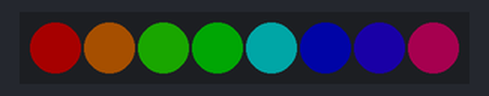
A sketch run on a simulated Arduino Uno, built with avr-gcc and run on an emulated ATmega328P. Parts: 8 RGB LEDs in strip order, left to right. Dim RGB values are drawn brighter than linear.

Above: at 0.23 s.
At 4.67 s:
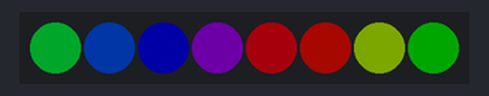
At 9.78 s:
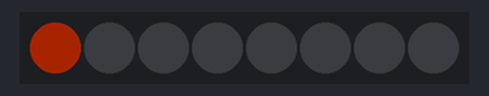
At 16.19 s:
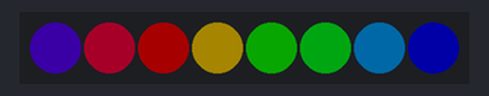
At 19.39 s:
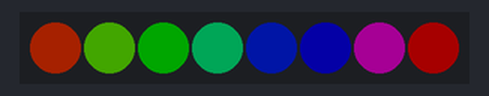
At 38.59 s:
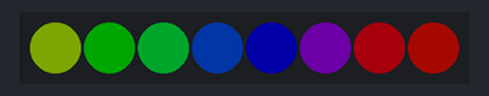
Timing chart, 0 to 40.0 s (numbered marks = the images above):
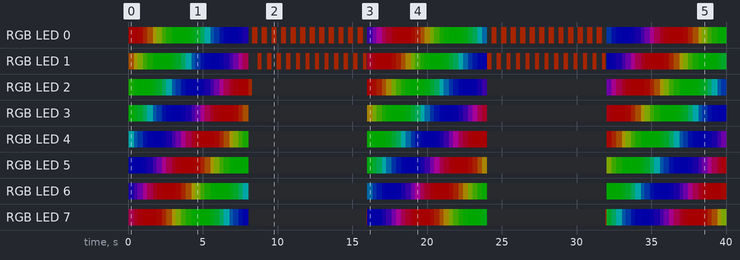

The sketch:

l17_strip.ino
```cpp
// Шаг 2 (итог). Добавляется «бегущий огонь» и переключение эффектов каждые 8 с.
#include <Adafruit_NeoPixel.h>

const int DATA_PIN = 16;                  // через резистор 330 Ом
const int NUM_PIXELS = 8;
const uint8_t BRIGHTNESS = 40;            // 0..255; ограничивает ток всей ленты

Adafruit_NeoPixel strip(NUM_PIXELS, DATA_PIN, NEO_GRB + NEO_KHZ800);

uint32_t lastStep = 0;
uint32_t lastSwitch = 0;
uint16_t hueOffset = 0;                   // сдвиг радуги, 0..65535
int head = 0;                             // положение «бегущего огня»
bool rainbowMode = true;

void rainbowStep() {
  for (int i = 0; i < NUM_PIXELS; i++) {
    uint16_t hue = hueOffset + i * 65536UL / NUM_PIXELS;
    strip.setPixelColor(i, strip.gamma32(strip.ColorHSV(hue)));
  }
  hueOffset += 256;
}

void chaseStep() {
  strip.clear();
  strip.setPixelColor(head, strip.Color(255, 60, 0));  // оранжевая «искра»
  head = (head + 1) % NUM_PIXELS;
}

void setup() {
  strip.begin();
  strip.setBrightness(BRIGHTNESS);
  strip.show();                           // сразу погасить все пиксели
}

void loop() {
  uint32_t now = millis();
  if (now - lastSwitch >= 8000) {         // каждые 8 с меняем эффект
    lastSwitch = now;
    rainbowMode = !rainbowMode;
  }
  if (now - lastStep >= 40) {             // шаг анимации без delay()
    lastStep = now;
    if (rainbowMode) rainbowStep(); else chaseStep();
    strip.show();
  }
}
```

Measured:
- by itself, RGB LED 2: off → RGB(6, 40, 0) at 0.05 s, → RGB(1, 40, 0) 0.36 s later, → RGB(0, 40, 0) 0.24 s later, → RGB(0, 40, 1) 0.68 s later, … (76 changes in this stretch)
- by itself, RGB LED 5: off → RGB(0, 1, 40) at 0.05 s, → RGB(0, 0, 40) 0.36 s later, → RGB(2, 0, 40) 0.60 s later, → RGB(6, 0, 40) 0.28 s later, … (74 changes in this stretch)
